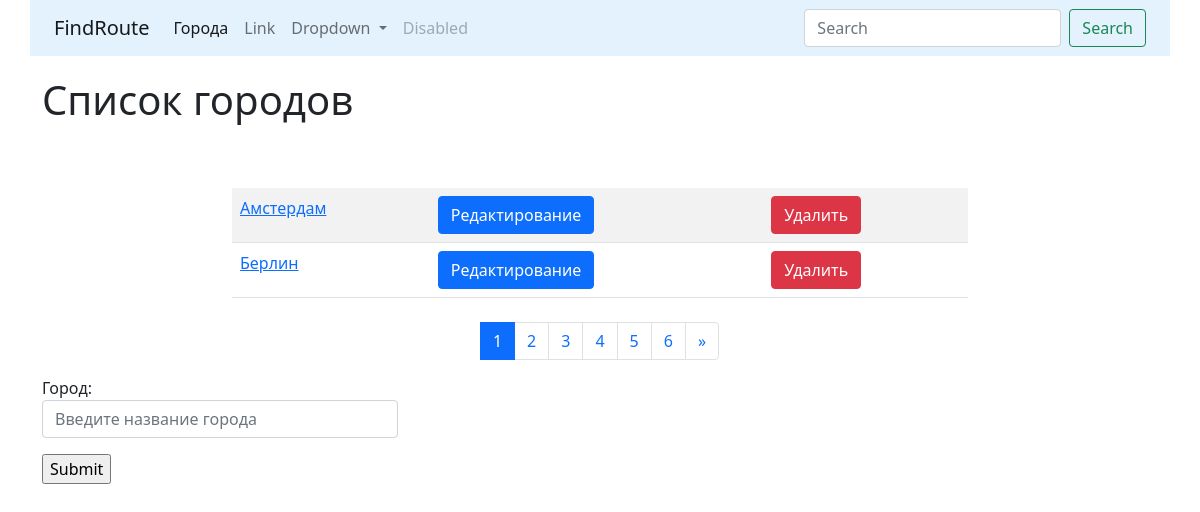
Before: /cities/ with the older database file.
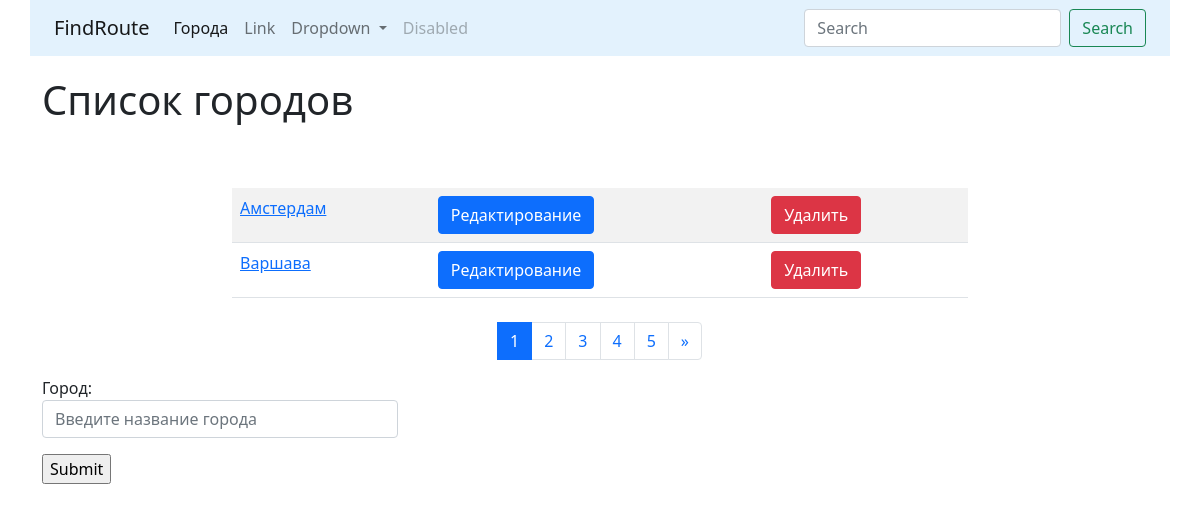
After: the same page with the newer database file.
### cities/models.py (models this page shows, shortened)
class City(models.Model):
    name = models.CharField(
        max_length=100, unique=True, verbose_name='Город'
    )
    class Meta:
        verbose_name = 'Город'
        verbose_name_plural = 'Города'
        ordering = ['name']

### cities/views.py (the view)
# urls.py: path('', CityListView.as_view(), name='home'),
class CityListView(ListView):
    paginate_by = 2
    model = City
    template_name = 'cities/home.html'
    def get_context_data(self, **kwargs):
        context = super().get_context_data(**kwargs)
        form = CityForm()
        context['form'] = form
        return context

### cities/forms.py
class CityForm(forms.ModelForm):
    name = forms.CharField(label='Город',
                           widget=forms.TextInput(
                               attrs={'class': 'form-control', 'placeholder': 'Введите название города'}))
    class Meta:
        model = City
        fields = ('name',)

### cities/templates/cities/home.html (shortened to what this page needs)
{% extends 'base.html' %}
{% block content %}
<h1 style="margin-top: 20px">Список городов</h1>
<div class="container">
    <div class="row">
    </div>
</div>
<div class="row">
    <div class="col-md-8 mx-auto my-2">
        <table class="table table-striped">
            {%for object in page_obj %}
            <tr>
                <td>
                    <a href="{% url 'cities:detail' pk=object.pk %}">{{object.name}}</a>
                </td>
                <td>
                    <a href="{% url 'cities:update' pk=object.pk %}">
                        <button class="btn btn-primary" type="submit">Редактирование</button>
                    </a>
                </td>
                <td>
                    <a href="{% url 'cities:delete' pk=object.pk %}">
                        <button class="btn btn-danger" type="submit">Удалить</button>
                    </a>
                </td>
            </tr>
            {% endfor %}
        </table>
    </div>
</div>
<nav>
    <ul class="pagination justify-content-center">
        {% for page in page_obj.paginator.page_range %}
        <li class="page-item {% if page == page_obj.number %} active {% endif %}">
            <a class="page-link" href="?page={{page}}">
                {{page}}
            </a>
        </li>
        {% endfor %}
        <li class="page-item">
            {% if page_obj.has_next %}
            <a class="page-link" href="?page={{ page_obj.next_page_number }}">
                <span aria-hidden="true">&raquo;</span>
            </a>
            {% endif %}
        </li>
    </ul>
</nav>
<div class="row">
    <div class="col-md-4">
        <form action="{% url 'cities:create' %}" method="post"> {% csrf_token %}
            {{ form.as_p }}
            <input type="submit" value="Submit">
        </form>
    </div>
</div>
{% endblock %}

### templates/base.html (shortened to what this page needs)
{% url 'cities:home' as cities_home_url %}
<!doctype html>
<html lang="en">
<head>
    <link href="https://cdn.jsdelivr.net/npm/bootstrap@5.1.3/dist/css/bootstrap.min.css" rel="stylesheet"
>
</head>
<body>
    <nav class="navbar navbar-expand-lg navbar-light container" style="background-color: #e3f2fd;">
      <div class="container-fluid">
        <a class="navbar-brand" href="{% url 'home' %}">FindRoute</a>
        <div class="collapse navbar-collapse" id="navbarSupportedContent">
          <ul class="navbar-nav me-auto mb-2 mb-lg-0">
            <li class="nav-item">
              <a class="nav-link {% if request.path == cities_home_url %}active{% endif %}" aria-current="page" href="{% url 'cities:home' %}">Города</a>
            </li>
            <li class="nav-item">
              <a class="nav-link" href="#">Link</a>
            </li>
            <li class="nav-item dropdown">
              <a class="nav-link dropdown-toggle" href="#" id="navbarDropdown" role="button" data-bs-toggle="dropdown" aria-expanded="false">
                Dropdown
              </a>
            </li>
            <li class="nav-item">
              <a class="nav-link disabled">Disabled</a>
            </li>
          </ul>
          <form class="d-flex">
            <input class="form-control me-2" type="search" placeholder="Search" aria-label="Search">
            <button class="btn btn-outline-success" type="submit">Search</button>
          </form>
        </div>
      </div>
    </nav>
    <div class="container">
        {% block content %}{% endblock %}
    </div>
</body>
</html>

Changed rows visible on the page:
removed City: name "Берлин"
added City: name "Варшава"
Other visible differences:
list line gone: "6"
